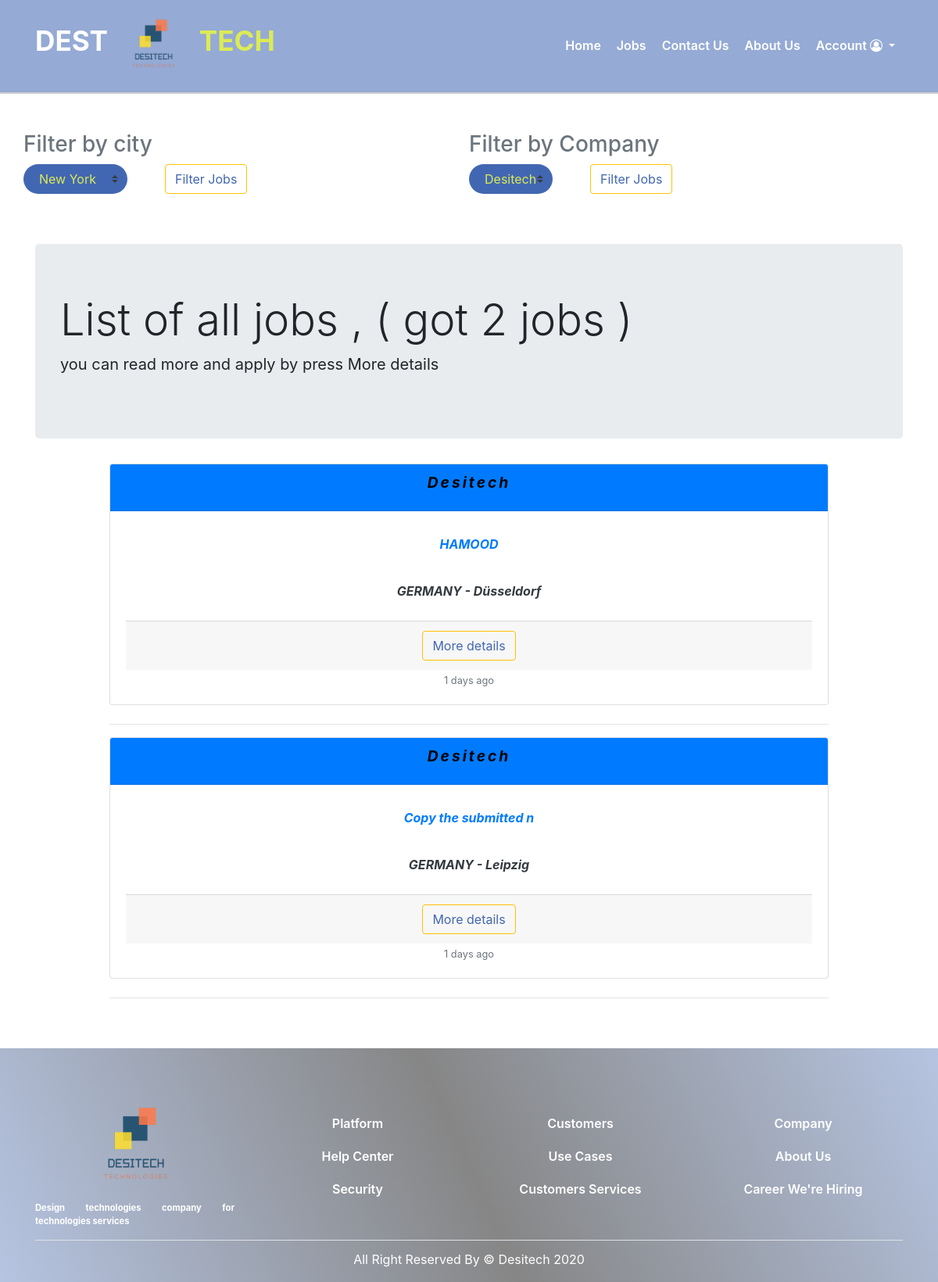
/jobs/listjobs/, run on the app's committed database.
### jobs/models.py (models this page shows)
class Job (models.Model):
    publish_By =models.ForeignKey(User , on_delete=models.CASCADE)
    title = models.CharField(max_length=50)
    abstract = models.TextField()
    skills = models.TextField()
    description = models.TextField()
    country = models.ForeignKey(Country, on_delete=models.SET_NULL, null=True)
    city = models.ForeignKey(City, on_delete=models.SET_NULL, null=True)
    date = models.DateTimeField(auto_now_add=True)
    job_manger = models.Manager()
    def get_days_ago (self):
        return  datetime.now().day - self.date.day

### accounts/models/Country.py (models this page shows)
class Country(models.Model):
    name = models.CharField(max_length=30)
    class Meta:
        verbose_name_plural = "Countries"
    def __str__(self):
        return self.name

### accounts/models/City.py (models this page shows)
class City(models.Model):
    country = models.ForeignKey(Country, on_delete=models.CASCADE)
    name = models.CharField(max_length=30)
    class Meta:
        verbose_name_plural = "Cities"
    def __str__(self):
        return self.name

### jobs/views/AllJobsView.py (the view)
# urls.py: path('listjobs/', AllJobsView.AllJobsView.as_view(), name='all-jobs-list'),
class AllJobsView(ListView):
    model = Job
    template_name = 'list_jobs.html'
    context_object_name = 'jobs'
    ordering = ['date']
    jobs = Job.job_manger.all()
    def get_context_data(self, **kwargs):
        context = super(AllJobsView, self).get_context_data(**kwargs)
        Cities = City.objects.all()
        Companies = Company_profile.objects.all()
        jobs = self.get_queryset()
        context['jobs'] = jobs
        context['jobsCount'] = len (jobs)
        context['Cities'] = Cities
        context['Companies'] = Companies
        return context

### jobs/templates/list_jobs.html (shortened to what this page needs)
{% extends 'shared/_base.html' %}
{% load static %}
{% block content%}
  <div class="container mt-5">
  <div class='row'>
        <div class='col-lg-6 col-md-6 col-sm-12 col-xs-6'>
            <div class="row justify-content-start animate__animated animate__fadeInUp">
                <form method='post' action = {% url 'jobs:job-filter-by-city'%}>
                    <h3 class="text-muted">Filter by city</h3>
                      <div class="input-group mb-5">
                          <select class="custom-select " id='filter-select-jobs' name='city'>
                            {% for city in Cities %}
                              <option>{{city}}</option>
                            {% endfor %}
                          </select>
                          <input type = 'submit' value ='Filter Jobs' class='btn btn-outline-warning   ml-5' id='filter-btn-jobs'>
                      </div>
                </form>
              </div>
        </div>
       <div class='col-lg-6 col-md-6 col-sm-12 col-xs-6'>
          <div class="row justify-content-start animate__animated animate__fadeInUp">
            <form method='post' action = {% url 'jobs:job-filter-by-Company'%}>
                <h3 class="text-muted">Filter by Company</h3>
                  <div class="input-group mb-5">
                      <select class="custom-select " id='filter-select-jobs' name='company'>
                        {% for company in Companies %}
                          <option>{{company.Name}}</option>
                        {% endfor %}
                      </select>
                      <input type = 'submit' value ='Filter Jobs' class='btn btn-outline-warning   ml-5' id='filter-btn-jobs'>
                  </div>
            </form>
          </div>
      </div>
  </div>
      <div  class="jumbotron mt-3 animate__animated animate__fadeInLeftBig">
        <h1 class="display-4"> List of all jobs , ( got {{jobsCount}} jobs )</h1>
        <p class="lead"><strong>you can read more and apply by press More details</strong></p>
      </div>
      <div class="row justify-content-md-center">
        <div class="col-sm-10 animate__animated animate__fadeInLeft">
          {% for job in jobs  %}
            {% include "cards/JobsListCard.html" %}
          {% endfor %}
        </div>
      </div>
  </div>
{% endblock %}

### jobs/templates/cards/JobsListCard.html
<div class="card text-center  mb-4">
    <div class="card-header bg-primary text-warning">
       {% if job.publish_By.is_superuser %}
           <h4 class="card-title">Desitech</h4>
       {% else %}
           <h4 class="card-title text-light">{{job.publish_By.company_profile.Name}}</h4>
      {% endif %}
    </div>
    <div class="card-body">
        <p class="card-text text-primary"><strong>{{job.title}}</strong></p>
        <p class="card-text text-dark"><strong>{{job.country}} - {{job.city}}</strong></p>
        <div class="card-footer">
             <a href={% url 'jobs:job-detail' job.id %} class='btn btn-outline-warning ' id='filter-btn-jobs'>More details</a>
        </div>
       <small class="card-text text-muted">{{job.get_days_ago}} days ago</small>
    </div>
</div>
<hr>

### static/css/style.css (style rules this page uses)
#filter-select-jobs { background-color: #4267b2; color: rgb(220, 235, 85); border: 0 none; border-radius: 20px; padding: 6px 20px; }
#filter-btn-jobs { color: #4267b2; }
* { margin: 0; padding: 0; box-sizing: border-box; }
body { height: 1000px; }
.card { border: 2px solid #4267b2; }
.card h4 { color: #000; font-size: 1.2rem; font-style: italic; font-weight: bold; letter-spacing: 3px; text-transform: capitalize; }
.card p { color: #4267b2; text-align: center; font-size: 1rem; font-style: italic; padding: 10px 0; }

### data on the page
Job: shows "Desitech", title "HAMOOD", country "GERMANY", city "Düsseldorf", get_days_ago "1"
Job: shows "Desitech", title "Copy the submitted n", country "GERMANY", city "Leipzig", get_days_ago "1"

### other printed values
{{ jobsCount }} "2"
form field city "New York"
form field company "Desitech"
